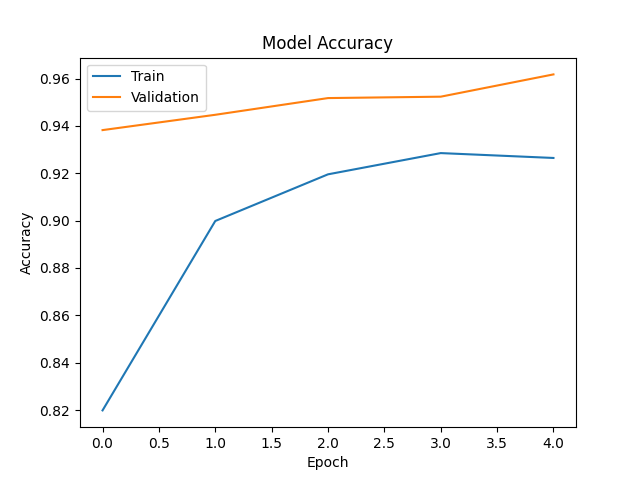

Reproduce this figure in Python.
import tensorflow as tf
import pandas as pd
import numpy as np
import os
import matplotlib.pyplot as plt
from tensorflow.keras.preprocessing.image import ImageDataGenerator
from keras.preprocessing import image
from sklearn.metrics import classification_report, confusion_matrix

train_dir = "C:/Users/Prasad/OneDrive/Desktop/SEJAL/Pneumonia/train"
val_dir = "C:/Users/Prasad/OneDrive/Desktop/SEJAL/Pneumonia/val"

data = []

for label in ["NORMAL", "PNEUMONIA"]:

    path = os.path.join(train_dir, label)

    for img in os.listdir(path):
        data.append([img, label])

df = pd.DataFrame(data, columns=["image", "label"])

print("Dataset Summary")
print(df.head())

print("\nClass Distribution")
print(df["label"].value_counts())

img_size = 150

train_data = ImageDataGenerator(
    rescale=1. / 255,
    rotation_range=20,
    zoom_range=0.2,
    horizontal_flip=True
)

val_data = ImageDataGenerator(rescale=1. / 255)

train = train_data.flow_from_directory(

    train_dir,

    target_size=(150, 150),

    batch_size=32,

    class_mode="binary"
)

val = val_data.flow_from_directory(

    val_dir,

    target_size=(150, 150),

    batch_size=32,

    class_mode="binary"
)

model = tf.keras.models.Sequential([

    tf.keras.layers.Conv2D(32, (3, 3), activation="relu", input_shape=(150, 150, 3)),

    tf.keras.layers.MaxPooling2D(2, 2),

    tf.keras.layers.Conv2D(64, (3, 3), activation="relu"),

    tf.keras.layers.MaxPooling2D(2, 2),

    tf.keras.layers.Flatten(),

    tf.keras.layers.Dense(128, activation="relu"),

    tf.keras.layers.Dense(1, activation="sigmoid")

])

model.compile(

    optimizer="adam",

    loss="binary_crossentropy",

    metrics=["accuracy"]

)

history = model.fit(

    train,

    validation_data=val,

    epochs=5
)

model.save("pneumonia_model.keras")

print("Training Complete")

img = image.load_img(

    "C:/Users/Prasad/OneDrive/Desktop/SEJAL/Pneumonia/New.jpg",

    target_size=(150, 150)
)

img_array = image.img_to_array(img)

img_array = img_array / 255

img_array = np.expand_dims(img_array, axis=0)

result = model.predict(img_array)

print("Prediction Probability:", result)

if result[0][0] > 0.5:

    print("Prediction: Pneumonia")

else:

    print("Prediction: Normal")

pred = model.predict(val)

y_pred = (pred > 0.5)

print(confusion_matrix(val.classes,y_pred))

print(classification_report(val.classes,y_pred))

plt.plot(history.history["accuracy"])

plt.plot(history.history["val_accuracy"])

plt.title("Model Accuracy")

plt.ylabel("Accuracy")

plt.xlabel("Epoch")

plt.legend(["Train","Validation"])

plt.show()
